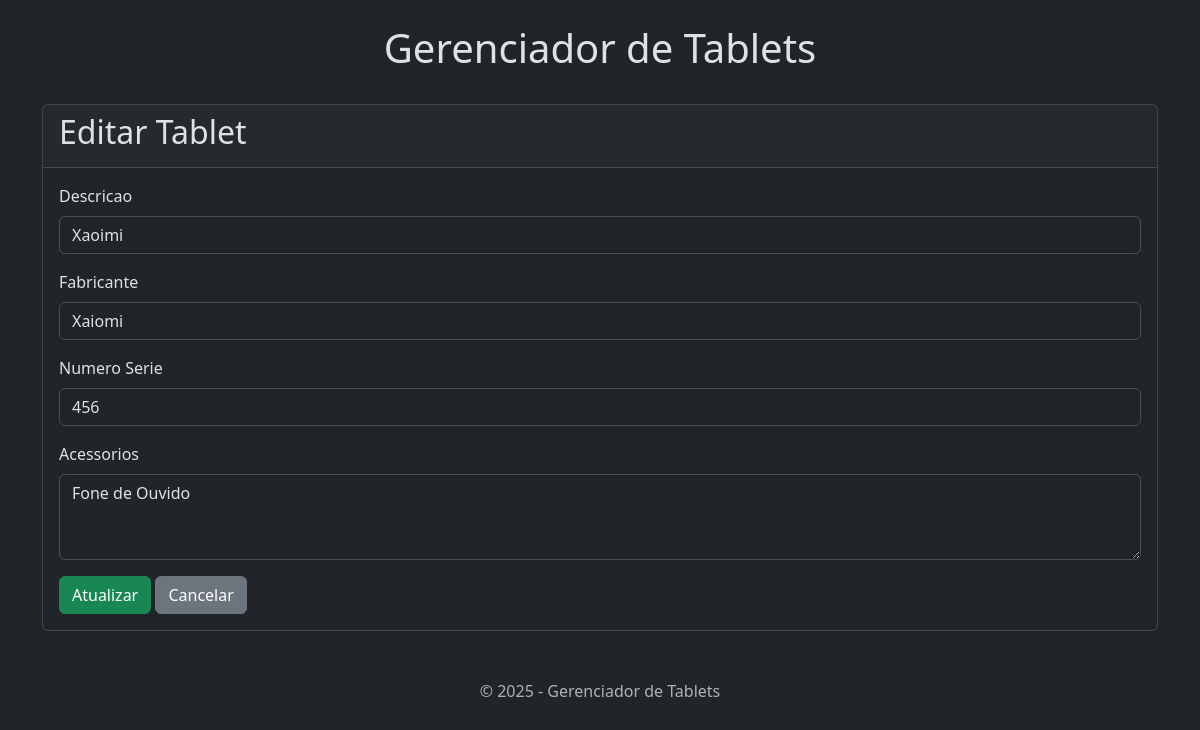
Screenshot of /index.php?action=edit&id=4 with the database file from the repository.
### tables this page shows
CREATE TABLE `tablets` (
  `tab_cod` int(11) NOT NULL,
  `tab_descricao` varchar(30) NOT NULL,
  `tab_fabricante` varchar(15) NOT NULL,
  `tab_numeroserie` varchar(30) NOT NULL,
  `tab_acessorios` varchar(30) NOT NULL
);

### app/controllers/TabletsController.php (called while the page is built, shortened)
<?php
class TabletsController
{
    private $tabletsModel;
    public function __construct($database)
    {
        $this->tabletsModel = new Tablets($database);
    }
    public function edit($tabCod)
    {
        $returnTablets = $this->tabletsModel->getById($tabCod);
        $tablet = $returnTablets->fetch(PDO::FETCH_ASSOC);
        require ROOT_PATH . '/app/views/tablets/edit.php';
    }
}

### config/database.php (called while the page is built, shortened)
<?php
class Database {
    private $host = 'localhost';
    private $db_name = 'banco_sistema';
    private $username = 'root';
    private $password = 'root';
    public function __construct($servidor, $nomeBanco, $usuario, $senha) {
        $this->host = $servidor;
        $this->db_name = $nomeBanco;
        $this->username = $usuario;
        $this->password = $senha;
    }
    public function getConnection() {
        $this->DBConn = null;
        try {
            $this->DBConn = new PDO("mysql:host=".$this->host.";dbname=".$this->db_name, $this->username, $this->password);
            $this->DBConn->exec('set names utf8');
        }
        catch (PDOException $erro) {
            echo "Erro de Conexão com o banco de dados: ".$erro->getMessage();
        }
        return $this->DBConn;
    }
}

### app/models/Tablets.php (called while the page is built, shortened)
<?php
class Tablets {
    private $conexao;
    private $tableName = "tablets";
    public function __construct($database) {
        $this->conexao = $database->getConnection();
    }
    public function getById($tabCod) {
        try {
            $comandoSQL= "SELECT * FROM ".$this->tableName." WHERE tab_cod = :param1";
            $acesso = $this->conexao->prepare($comandoSQL);
            $acesso->bindParam(":param1", $tabCod);
            if ($acesso->execute()) {
                return $acesso;
            }
            return false;
        } catch (PDOException $erro) {
            echo $erro->getMessage();
        }
        return false;
    }
}

### app/views/tablets/edit.php (the view, shortened to what this page needs)
<?php require '_header.php'; ?>
<div class="card">
    <div class="card-header">
        <h2>Editar Tablet</h2>
    </div>
    <div class="card-body">
        <form action="index.php?action=edit&id=<?php echo $tablet['tab_cod']; ?>" method="POST">
            <div class="mb-3">
                <label for="tabDescricao" class="form-label">Descricao</label>
                <input type="text" class="form-control" id="tabDescricao" name="tabDescricao" value="<?php echo htmlspecialchars($tablet['tab_descricao']); ?>" required>
            </div>
            <div class="mb-3">
                <label for="tabFabricante" class="form-label">Fabricante</label>
                <input class="form-control" id="tabFabricante" name="tabFabricante" value="<?php echo htmlspecialchars($tablet['tab_fabricante']); ?>" required>
            </div>
            <div class="mb-3">
                <label for="tabNumeroSerie" class="form-label">Numero Serie</label>
                <input class="form-control" id="tabNumeroSerie" name="tabNumeroSerie" value="<?php echo htmlspecialchars($tablet['tab_numeroserie']); ?>" required>
            </div>
            <div class="mb-3">
                <label for="tabAcessorios" class="form-label">Acessorios</label>
                <textarea class="form-control" id="tabAcessorios" name="tabAcessorios" rows="3"><?php echo htmlspecialchars($tablet['tab_acessorios']); ?></textarea>
            </div>
            <button type="submit" class="btn btn-success">Atualizar</button>
            <a href="index.php?action=listar" class="btn btn-secondary">Cancelar</a>
        </form>
    </div>
</div>
<?php require '_footer.php'; ?>

### rows the page displays
tablets: tabDescricao "Xaoimi", tabFabricante "Xaiomi", tabNumeroSerie "456", tabAcessorios "Fone de Ouvido"
